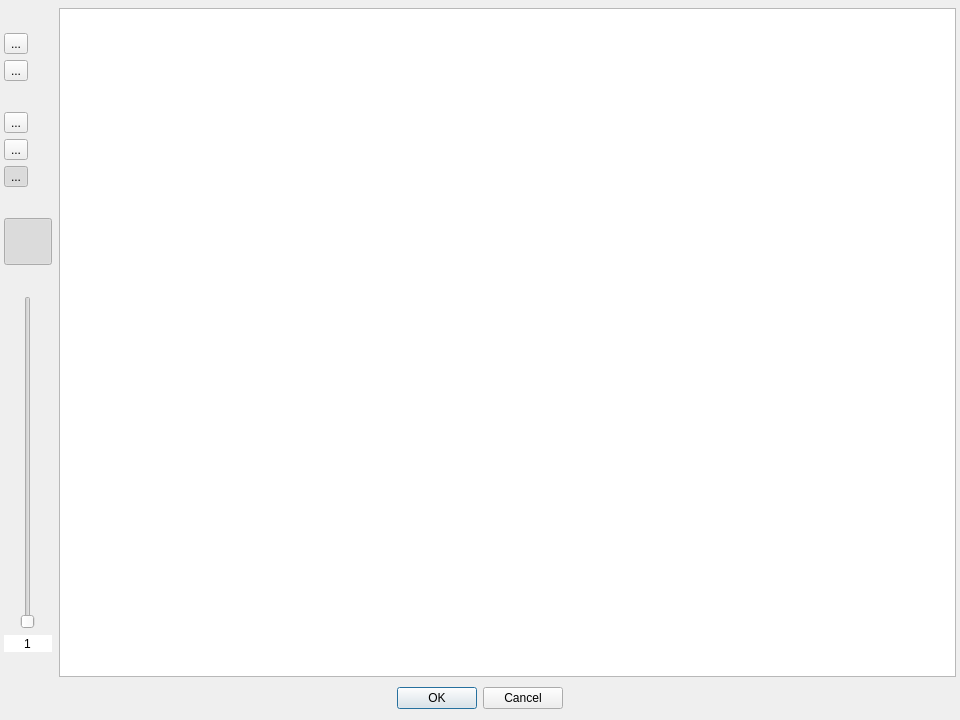
<?xml version="1.0" encoding="UTF-8"?>
<ui version="4.0">
 <class>DrawingDialog</class>
 <widget class="QDialog" name="DrawingDialog">
  <property name="geometry">
   <rect>
    <x>0</x>
    <y>0</y>
    <width>960</width>
    <height>720</height>
   </rect>
  </property>
  <property name="windowTitle">
   <string>Editor</string>
  </property>
  <layout class="QVBoxLayout" name="verticalLayout">
   <property name="leftMargin">
    <number>0</number>
   </property>
   <property name="topMargin">
    <number>4</number>
   </property>
   <property name="rightMargin">
    <number>0</number>
   </property>
   <item>
    <widget class="QWidget" name="widget" native="true">
     <layout class="QHBoxLayout" name="horizontalLayout">
      <property name="spacing">
       <number>7</number>
      </property>
      <property name="leftMargin">
       <number>4</number>
      </property>
      <property name="topMargin">
       <number>4</number>
      </property>
      <property name="rightMargin">
       <number>4</number>
      </property>
      <property name="bottomMargin">
       <number>4</number>
      </property>
      <item>
       <widget class="QWidget" name="widget_2" native="true">
        <property name="sizePolicy">
         <sizepolicy hsizetype="Fixed" vsizetype="Expanding">
          <horstretch>0</horstretch>
          <verstretch>0</verstretch>
         </sizepolicy>
        </property>
        <property name="layoutDirection">
         <enum>Qt::LeftToRight</enum>
        </property>
        <layout class="QVBoxLayout" name="verticalLayout_2">
         <property name="sizeConstraint">
          <enum>QLayout::SetDefaultConstraint</enum>
         </property>
         <property name="leftMargin">
          <number>0</number>
         </property>
         <property name="topMargin">
          <number>0</number>
         </property>
         <property name="rightMargin">
          <number>0</number>
         </property>
         <property name="bottomMargin">
          <number>0</number>
         </property>
         <item>
          <layout class="QHBoxLayout" name="horizontalLayout_2">
           <item>
            <spacer name="horizontalSpacer">
             <property name="orientation">
              <enum>Qt::Horizontal</enum>
             </property>
             <property name="sizeHint" stdset="0">
              <size>
               <width>0</width>
               <height>0</height>
              </size>
             </property>
            </spacer>
           </item>
           <item>
            <widget class="QWidget" name="widget_6" native="true">
             <property name="minimumSize">
              <size>
               <width>20</width>
               <height>0</height>
              </size>
             </property>
             <layout class="QVBoxLayout" name="verticalLayout_3">
              <property name="leftMargin">
               <number>0</number>
              </property>
              <property name="topMargin">
               <number>0</number>
              </property>
              <property name="rightMargin">
               <number>0</number>
              </property>
              <property name="bottomMargin">
               <number>0</number>
              </property>
              <item>
               <spacer name="verticalSpacer">
                <property name="orientation">
                 <enum>Qt::Vertical</enum>
                </property>
                <property name="sizeType">
                 <enum>QSizePolicy::Fixed</enum>
                </property>
                <property name="sizeHint" stdset="0">
                 <size>
                  <width>20</width>
                  <height>25</height>
                 </size>
                </property>
               </spacer>
              </item>
              <item>
               <widget class="QToolButton" name="ZoomInButton">
                <property name="text">
                 <string>...</string>
                </property>
                <property name="icon">
                 <iconset resource="resources.qrc">
                  <normaloff>:/icons/icons/zoom-in.png</normaloff>:/icons/icons/zoom-in.png</iconset>
                </property>
                <property name="iconSize">
                 <size>
                  <width>40</width>
                  <height>40</height>
                 </size>
                </property>
               </widget>
              </item>
              <item>
               <widget class="QToolButton" name="ZoomOutButton">
                <property name="text">
                 <string>...</string>
                </property>
                <property name="icon">
                 <iconset resource="resources.qrc">
                  <normaloff>:/icons/icons/zoom-out.png</normaloff>:/icons/icons/zoom-out.png</iconset>
                </property>
                <property name="iconSize">
                 <size>
                  <width>40</width>
                  <height>40</height>
                 </size>
                </property>
               </widget>
              </item>
              <item>
               <spacer name="verticalSpacer_2">
                <property name="orientation">
                 <enum>Qt::Vertical</enum>
                </property>
                <property name="sizeType">
                 <enum>QSizePolicy::Preferred</enum>
                </property>
                <property name="sizeHint" stdset="0">
                 <size>
                  <width>20</width>
                  <height>25</height>
                 </size>
                </property>
               </spacer>
              </item>
              <item>
               <widget class="QToolButton" name="DraggerButton">
                <property name="text">
                 <string>...</string>
                </property>
                <property name="icon">
                 <iconset resource="resources.qrc">
                  <normaloff>:/icons/icons/drag.png</normaloff>:/icons/icons/drag.png</iconset>
                </property>
                <property name="iconSize">
                 <size>
                  <width>40</width>
                  <height>40</height>
                 </size>
                </property>
                <property name="checkable">
                 <bool>true</bool>
                </property>
                <property name="autoExclusive">
                 <bool>true</bool>
                </property>
               </widget>
              </item>
              <item>
               <widget class="QToolButton" name="EraserButton">
                <property name="text">
                 <string>...</string>
                </property>
                <property name="icon">
                 <iconset resource="resources.qrc">
                  <normaloff>:/icons/icons/eraser.png</normaloff>:/icons/icons/eraser.png</iconset>
                </property>
                <property name="iconSize">
                 <size>
                  <width>40</width>
                  <height>40</height>
                 </size>
                </property>
                <property name="checkable">
                 <bool>true</bool>
                </property>
                <property name="autoRepeat">
                 <bool>false</bool>
                </property>
                <property name="autoExclusive">
                 <bool>true</bool>
                </property>
               </widget>
              </item>
              <item>
               <widget class="QToolButton" name="PencilButton">
                <property name="text">
                 <string>...</string>
                </property>
                <property name="icon">
                 <iconset resource="resources.qrc">
                  <normaloff>:/icons/icons/crayon.png</normaloff>:/icons/icons/crayon.png</iconset>
                </property>
                <property name="iconSize">
                 <size>
                  <width>40</width>
                  <height>40</height>
                 </size>
                </property>
                <property name="checkable">
                 <bool>true</bool>
                </property>
                <property name="checked">
                 <bool>true</bool>
                </property>
                <property name="autoExclusive">
                 <bool>true</bool>
                </property>
               </widget>
              </item>
              <item>
               <spacer name="verticalSpacer_3">
                <property name="orientation">
                 <enum>Qt::Vertical</enum>
                </property>
                <property name="sizeType">
                 <enum>QSizePolicy::Preferred</enum>
                </property>
                <property name="sizeHint" stdset="0">
                 <size>
                  <width>20</width>
                  <height>25</height>
                 </size>
                </property>
               </spacer>
              </item>
              <item>
               <widget class="QToolButton" name="ColorPickerButton">
                <property name="autoFillBackground">
                 <bool>true</bool>
                </property>
                <property name="styleSheet">
                 <string notr="true"/>
                </property>
                <property name="text">
                 <string/>
                </property>
                <property name="iconSize">
                 <size>
                  <width>40</width>
                  <height>40</height>
                 </size>
                </property>
                <property name="shortcut">
                 <string notr="true"/>
                </property>
                <property name="checkable">
                 <bool>true</bool>
                </property>
                <property name="checked">
                 <bool>true</bool>
                </property>
               </widget>
              </item>
              <item>
               <spacer name="verticalSpacer_4">
                <property name="orientation">
                 <enum>Qt::Vertical</enum>
                </property>
                <property name="sizeType">
                 <enum>QSizePolicy::Fixed</enum>
                </property>
                <property name="sizeHint" stdset="0">
                 <size>
                  <width>20</width>
                  <height>25</height>
                 </size>
                </property>
               </spacer>
              </item>
              <item>
               <widget class="QSlider" name="PenWidthSlider">
                <property name="sizePolicy">
                 <sizepolicy hsizetype="MinimumExpanding" vsizetype="MinimumExpanding">
                  <horstretch>0</horstretch>
                  <verstretch>0</verstretch>
                 </sizepolicy>
                </property>
                <property name="minimumSize">
                 <size>
                  <width>0</width>
                  <height>120</height>
                 </size>
                </property>
                <property name="maximumSize">
                 <size>
                  <width>200</width>
                  <height>10000</height>
                 </size>
                </property>
                <property name="minimum">
                 <number>1</number>
                </property>
                <property name="maximum">
                 <number>100</number>
                </property>
                <property name="pageStep">
                 <number>1</number>
                </property>
                <property name="sliderPosition">
                 <number>1</number>
                </property>
                <property name="orientation">
                 <enum>Qt::Vertical</enum>
                </property>
               </widget>
              </item>
              <item>
               <widget class="QSpinBox" name="spinBox">
                <property name="frame">
                 <bool>false</bool>
                </property>
                <property name="alignment">
                 <set>Qt::AlignCenter</set>
                </property>
                <property name="buttonSymbols">
                 <enum>QAbstractSpinBox::NoButtons</enum>
                </property>
                <property name="minimum">
                 <number>1</number>
                </property>
                <property name="maximum">
                 <number>10000</number>
                </property>
               </widget>
              </item>
              <item>
               <spacer name="verticalSpacer_5">
                <property name="orientation">
                 <enum>Qt::Vertical</enum>
                </property>
                <property name="sizeType">
                 <enum>QSizePolicy::Fixed</enum>
                </property>
                <property name="sizeHint" stdset="0">
                 <size>
                  <width>20</width>
                  <height>25</height>
                 </size>
                </property>
               </spacer>
              </item>
             </layout>
            </widget>
           </item>
           <item>
            <spacer name="horizontalSpacer_2">
             <property name="orientation">
              <enum>Qt::Horizontal</enum>
             </property>
             <property name="sizeHint" stdset="0">
              <size>
               <width>0</width>
               <height>0</height>
              </size>
             </property>
            </spacer>
           </item>
          </layout>
         </item>
        </layout>
       </widget>
      </item>
      <item>
       <widget class="QGraphicsView" name="graphicsView">
        <property name="acceptDrops">
         <bool>false</bool>
        </property>
        <property name="frameShadow">
         <enum>QFrame::Plain</enum>
        </property>
        <property name="verticalScrollBarPolicy">
         <enum>Qt::ScrollBarAlwaysOff</enum>
        </property>
        <property name="horizontalScrollBarPolicy">
         <enum>Qt::ScrollBarAlwaysOff</enum>
        </property>
        <property name="sceneRect">
         <rectf>
          <x>-700.000000000000000</x>
          <y>-700.000000000000000</y>
          <width>1400.000000000000000</width>
          <height>1400.000000000000000</height>
         </rectf>
        </property>
       </widget>
      </item>
     </layout>
    </widget>
   </item>
   <item>
    <widget class="QDialogButtonBox" name="buttonBox">
     <property name="orientation">
      <enum>Qt::Horizontal</enum>
     </property>
     <property name="standardButtons">
      <set>QDialogButtonBox::Cancel|QDialogButtonBox::Ok</set>
     </property>
     <property name="centerButtons">
      <bool>true</bool>
     </property>
    </widget>
   </item>
  </layout>
 </widget>
 <resources>
  <include location="resources.qrc"/>
 </resources>
 <connections>
  <connection>
   <sender>buttonBox</sender>
   <signal>accepted()</signal>
   <receiver>DrawingDialog</receiver>
   <slot>accept()</slot>
   <hints>
    <hint type="sourcelabel">
     <x>248</x>
     <y>254</y>
    </hint>
    <hint type="destinationlabel">
     <x>157</x>
     <y>274</y>
    </hint>
   </hints>
  </connection>
  <connection>
   <sender>buttonBox</sender>
   <signal>rejected()</signal>
   <receiver>DrawingDialog</receiver>
   <slot>reject()</slot>
   <hints>
    <hint type="sourcelabel">
     <x>316</x>
     <y>260</y>
    </hint>
    <hint type="destinationlabel">
     <x>286</x>
     <y>274</y>
    </hint>
   </hints>
  </connection>
 </connections>
</ui>
